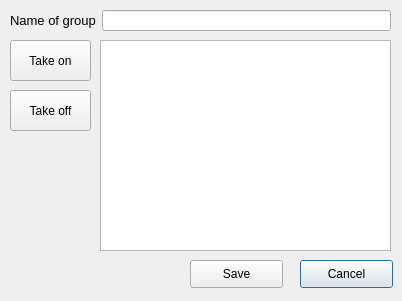
<?xml version="1.0" encoding="UTF-8"?>
<ui version="4.0">
 <class>infogroupwindow</class>
 <widget class="QDialog" name="infogroupwindow">
  <property name="geometry">
   <rect>
    <x>0</x>
    <y>0</y>
    <width>402</width>
    <height>301</height>
   </rect>
  </property>
  <property name="windowTitle">
   <string>Dialog</string>
  </property>
  <widget class="QPushButton" name="CancelButton">
   <property name="geometry">
    <rect>
     <x>300</x>
     <y>260</y>
     <width>93</width>
     <height>28</height>
    </rect>
   </property>
   <property name="text">
    <string>Cancel</string>
   </property>
  </widget>
  <widget class="QListWidget" name="listWidget">
   <property name="geometry">
    <rect>
     <x>100</x>
     <y>40</y>
     <width>291</width>
     <height>211</height>
    </rect>
   </property>
  </widget>
  <widget class="QPushButton" name="TakeOffButton">
   <property name="geometry">
    <rect>
     <x>10</x>
     <y>90</y>
     <width>81</width>
     <height>41</height>
    </rect>
   </property>
   <property name="text">
    <string>Take off</string>
   </property>
  </widget>
  <widget class="QWidget" name="layoutWidget">
   <property name="geometry">
    <rect>
     <x>10</x>
     <y>10</y>
     <width>381</width>
     <height>21</height>
    </rect>
   </property>
   <layout class="QHBoxLayout" name="horizontalLayout">
    <item>
     <widget class="QLabel" name="label">
      <property name="font">
       <font>
        <pointsize>10</pointsize>
       </font>
      </property>
      <property name="text">
       <string>Name of group</string>
      </property>
     </widget>
    </item>
    <item>
     <widget class="QLineEdit" name="GroupNameLine"/>
    </item>
   </layout>
  </widget>
  <widget class="QPushButton" name="SaveButton">
   <property name="geometry">
    <rect>
     <x>190</x>
     <y>260</y>
     <width>93</width>
     <height>28</height>
    </rect>
   </property>
   <property name="text">
    <string>Save</string>
   </property>
  </widget>
  <widget class="QPushButton" name="TakeOnButton">
   <property name="geometry">
    <rect>
     <x>10</x>
     <y>40</y>
     <width>81</width>
     <height>41</height>
    </rect>
   </property>
   <property name="text">
    <string>Take on</string>
   </property>
  </widget>
 </widget>
 <resources/>
 <connections/>
</ui>
